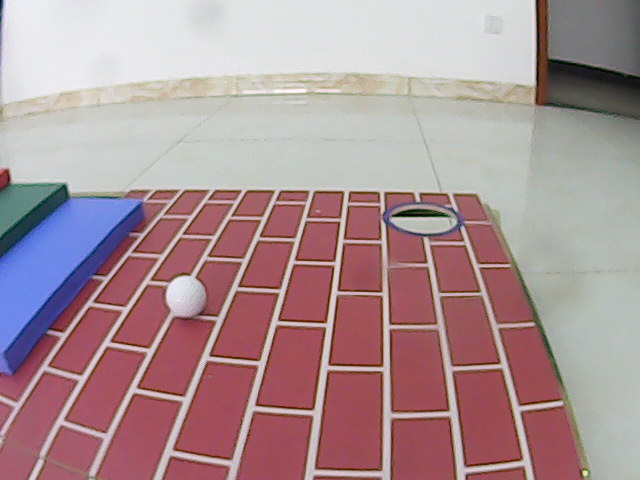
#> input picture images/task5/1.jpg, 640 x 480 px, found by its file name; its folder holds 4 pictures in this run
$ python detect_ball_upgrade_task5.py
#> lines starting #> are read from the running program, lines starting #| are printed output that depends on the picture; after the words box and inside, x2 and y2 are one past the last pixel; in counts of white or black regions, pixels touching at a corner belong together
#> further down, readimg is the input picture: shape (480, 640, 3); mean B, G, R 149, 145.2, 170.8
'''
日期:20240606
修改人员:流明Lumen
内容:标准赛踢小球
功能说明:去除图中直线和白色背景识别小球，返回小球圆心坐标
'''

import cv2
import numpy as np
import math

whiteLower = (0,0,130)
whiteUpper = (179,67,255)

# 输入值：图片，识别圆的最小半径范围和最大半径范围
def detect_Ball_upgrade(readimg, minRadius, maxRadius):

    # 最后要返回的坐标
#> called with minRadius = 0, maxRadius = 100
    ball = list()

    # 常规操作，变灰度图，然后再模糊
    hsvimg = cv2.cvtColor(readimg, cv2.COLOR_BGR2HSV)
#> hsvimg: shape (480, 640, 3); mean H, S, V 97.4, 61.6, 177.4
    blurimg = cv2.GaussianBlur(hsvimg, (5,5), 0)
#> blurimg: shape (480, 640, 3); mean H, S, V 97.4, 61.6, 177.4

    # 二值化操作
    binaryimg = cv2.inRange(blurimg, whiteLower, whiteUpper)
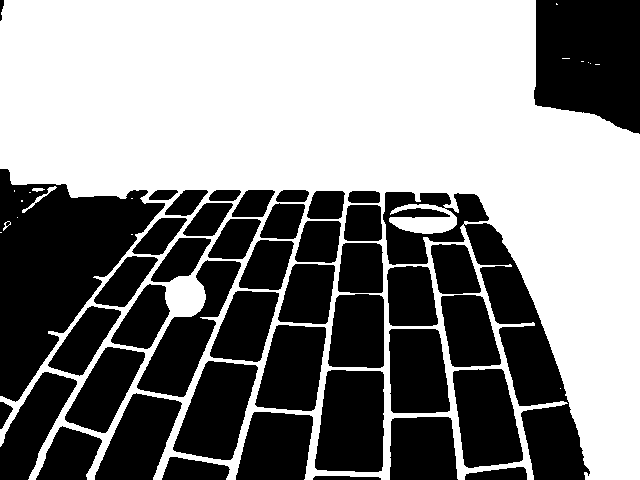
#> binaryimg: shape (480, 640); 52.9% white; 45 black regions, largest, box (x1, y1, x2, y2) and area: (0, 169, 165, 402) 19251, (383, 192, 590, 480) 15147, (534, 0, 640, 134) 12135

    # 这一个kernel用于去除地上的白线
    # 白线有横有纵，所以用11*11的kernel进行去除
    kernel1 = cv2.getStructuringElement(cv2.MORPH_RECT,(11,11))

    # 去除地上的白线
    removelineimg = cv2.morphologyEx(binaryimg, cv2.MORPH_OPEN, kernel1)
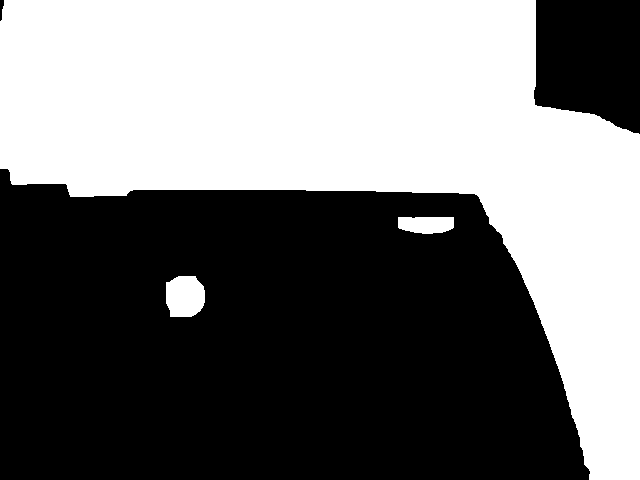
#> removelineimg: shape (480, 640); 45.7% white; 3 white regions, box (x1, y1, x2, y2) and area: (0, 0, 640, 480) 138255, (166, 276, 205, 317) 1377, (398, 217, 454, 234) 836

    # 这一个kernel用于去除各种杂点
    kernel2 = cv2.getStructuringElement(cv2.MORPH_RECT, (3,3), (-1,-1))

    # 这两步用于去除杂点，让图像更干净
    removelineimg = cv2.morphologyEx(removelineimg, cv2.MORPH_CLOSE, kernel2, (-1,-1))
#> removelineimg: shape (480, 640); 45.7% white; 3 white regions
    removelineimg = cv2.morphologyEx(removelineimg, cv2.MORPH_OPEN, kernel2, (-1,-1))

    # 找边缘
    contours, hierarchy = cv2.findContours(removelineimg, cv2.RETR_EXTERNAL, cv2.CHAIN_APPROX_SIMPLE)
#> contours = 3 contours; box (x1, y1, x2, y2) and area: (0, 0, 640, 480) 137212, (166, 276, 205, 317) 1312, (398, 217, 454, 234) 770


    # 用contours进行筛选
    for cnt in contours:

        # 接下来的每一步都是筛选

        # len(cnt)代表cnt中点的个数，这一步是为了筛选过少的点连起来的杂区域
        # 本质也利用了contours的存储结构，也就是存储轮廓顺序，之后存储点的序号，然后是xy值
        # 如果点的序号比5个还少（5个看似很少，其实是因为SIMPLE模式下会压缩一些点的存储，比如一条直线只会保留首尾两个点）
        # 那就说明是个杂区域
        if len(cnt) < 5:
            continue

        # 筛选适合的区域，也就是只要某个半径面积范围内的区域
        area = cv2.contourArea(cnt)
        if area < (minRadius**2) * math.pi or area > (maxRadius**2) * math.pi:
            continue

        # 计算轮廓cnt的周长
        arc_length = cv2.arcLength(cnt, True)

        # 算出区域的周长
        radius = arc_length / (2 * math.pi)

        # 通过周长反算出半径后，卡掉多余的圆
        if not (minRadius < radius and radius < maxRadius):
            continue

        # 用于拟合轮廓为一个椭圆，为后续检测长宽比进行参考
        ellipse = cv2.fitEllipse(cnt)

        # 计算长宽比，也就是a/b的大小
        ratio = float(ellipse[1][0]) / float(ellipse[1][1])

        # 如果这个长宽比在0.9-1.1之间的话，就说明这个区域十分接近圆形，可以进行角点的计算
        # 这里可能有一点bug也就是偏相机边缘的部分会因为镜头的变形而导致识别不出来
        # 所以将比值调试为0.7-1.1
        if ratio > 0.7 and ratio < 1.1:

            # 为什么要找角点？因为现在还有可能识别出来是正方形
            corner = cv2.approxPolyDP(cnt, 0.02 * arc_length, True)
            cornerNum = len(corner)

            # 如果顶点数大于4个就被认为是圆形
            if cornerNum > 4:
                ball.append(ellipse)
#> this loop made 3 passes
#> (area, arc_length, radius, ellipse, ratio, cornerNum) on pass 1: (1312.5, 139, 22.12, ((184.6, 295.8), (40.06, 43.29), 6.56), 0.926, 7)
#> (area, arc_length, radius, ellipse, ratio) on pass 2: (770, 135.8, 21.61, ((427.2, 223.8), (17.38, 61.71), 89.36), 0.282)
#> after the loop, ball = [((184.6, 295.8), (40.06, 43.29), 6.56)]


    # 检测区
    # cv2.imshow("removelineimg",removelineimg)
    # cv2.waitKey(0)

    return ball


if __name__ == '__main__':

    # 这是用于储存坐标的txt,到时候要换成输入检测的代码
    file  = open("images/task5/detect_ball_upgrade.txt","w")

    for i in range(1,6):

        # 储存答案
        ans = []

        # 打开的图片
        filename = "images/task5/%d.jpg"%i

        # 读取图片
        readimg = cv2.imread(filename=filename)

        # 用于检测的图片，这些后面要删除
        testimg = readimg.copy()

        # 主检测程序
        ans = detect_Ball_upgrade(readimg, 0, 100)
#> ans = [((184.6, 295.8), (40.06, 43.29), 6.56)]

        # print(ans)

        # 输入答案到文件中
        print(ans,file=file)

        # 检测程序
        for circle in ans:
            cv2.circle(testimg, (int(circle[0][0]), int(circle[0][1])), int(20), (0, 255, 0), thickness=2)
#> this loop made 1 pass
#> circle on pass 1: ((184.6, 295.8), (40.06, 43.29), 6.56)
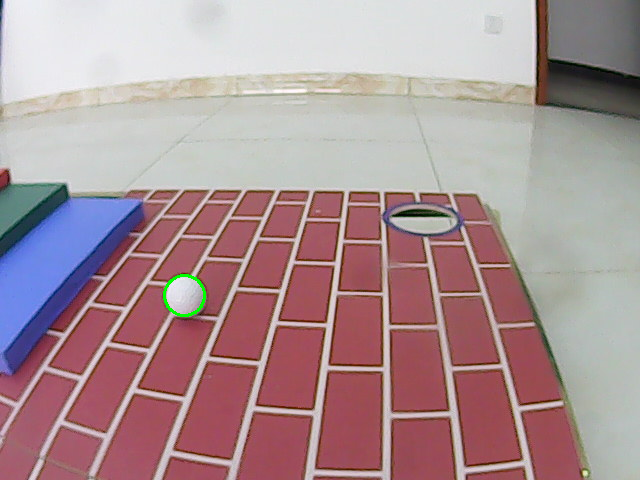
#> testimg: shape (480, 640, 3); 0.12% of pixels changed, all inside (x1, y1, x2, y2) = (163, 274, 206, 317)

        cv2.imshow("circles",testimg)
        cv2.waitKey(2000)
#> pass 2 of the loop `for i in range(1,6):`:
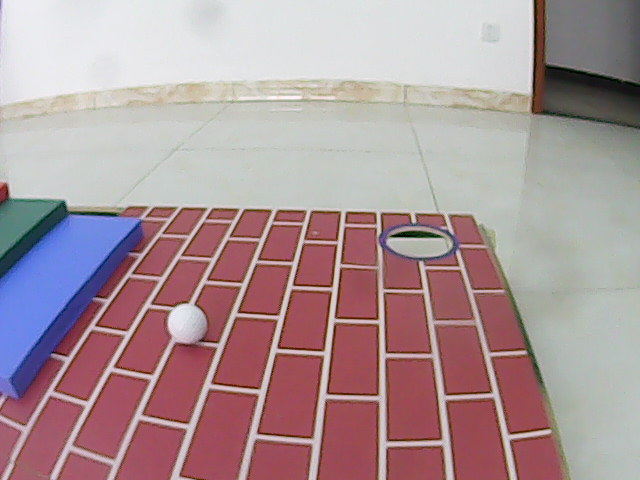
#> input picture images/task5/2.jpg, 640 x 480 px, found by its file name
#> readimg is the input picture: shape (480, 640, 3); mean B, G, R 152.5, 148.7, 171.1
#> hsvimg: shape (480, 640, 3); mean H, S, V 94.5, 57.9, 178.4
#> blurimg: shape (480, 640, 3); mean H, S, V 94.6, 57.9, 178.4
#> in detect_Ball_upgrade (call 2), `binaryimg = cv2.inRange(blurimg, whiteLower, whiteUpper)`:
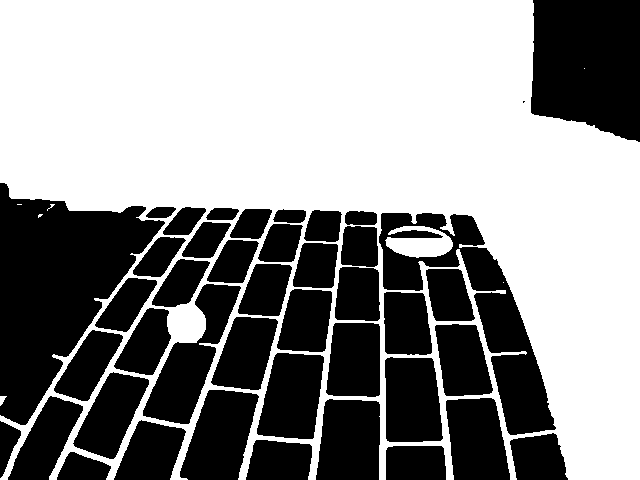
#> binaryimg: shape (480, 640); 56.2% white; 43 black regions (1 under 20 px), largest, box (x1, y1, x2, y2) and area: (0, 183, 165, 425) 20999, (531, 0, 640, 142) 13523, (379, 213, 556, 435) 11610
#> kernel2 = [[1, 1, 1], [1, 1, 1], [1, 1, 1]]
#> contours = 3 contours; box (x1, y1, x2, y2) and area: (0, 0, 640, 480) 149737, (167, 304, 206, 343) 1228, (390, 238, 451, 257) 974
#> the loop in detect_Ball_upgrade (call 2), `for cnt in contours:` made 3 passes
#> (area, arc_length, radius, ellipse, ratio, cornerNum) on pass 1: (1228.5, 135, 21.49, ((185.8, 323.2), (38.9, 41.85), 173.7), 0.929, 7)
#> after the loop in detect_Ball_upgrade (call 2), `for cnt in contours:`: ball = [((185.8, 323.2), (38.9, 41.85), 173.7)]
#> the loop `for circle in ans:` made 1 pass
#> circle on pass 1: ((185.8, 323.2), (38.9, 41.85), 173.7)
#> after the loop `for circle in ans:`:
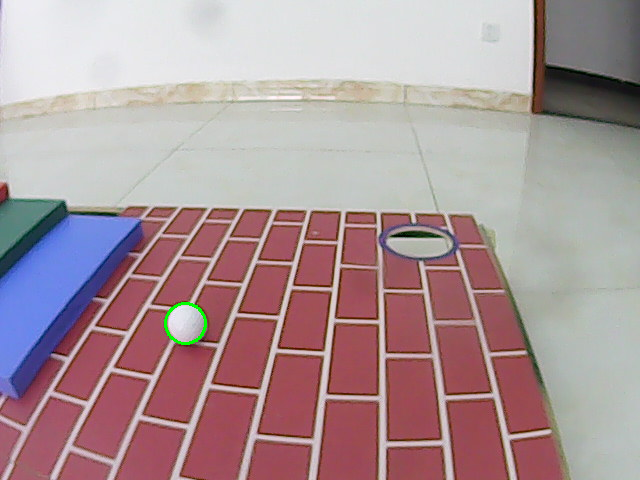
#> testimg: shape (480, 640, 3); 0.12% of pixels changed, all inside (x1, y1, x2, y2) = (164, 302, 207, 345)
#> pass 3 of the loop `for i in range(1,6):`:
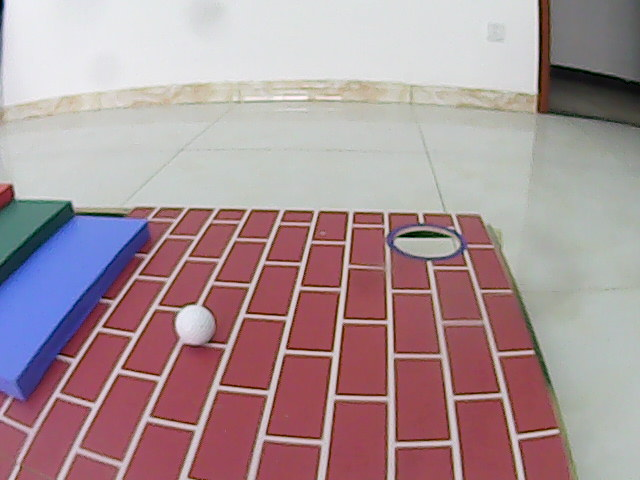
#> input picture images/task5/3.jpg, 640 x 480 px, found by its file name
#> readimg is the input picture: shape (480, 640, 3); mean B, G, R 151.1, 146.9, 169.2
#> hsvimg: shape (480, 640, 3); mean H, S, V 94.9, 59.9, 177
#> blurimg: shape (480, 640, 3); mean H, S, V 94.9, 59.9, 177
#> in detect_Ball_upgrade (call 3), `binaryimg = cv2.inRange(blurimg, whiteLower, whiteUpper)`:
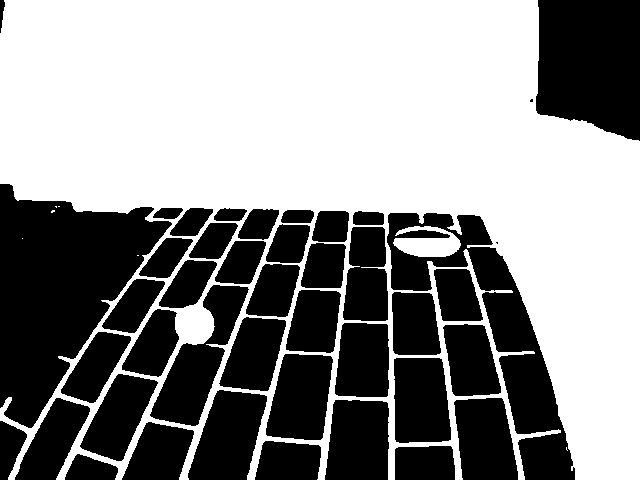
#> binaryimg: shape (480, 640); 55.6% white; 43 black regions (2 under 20 px), largest, box (x1, y1, x2, y2) and area: (0, 184, 172, 428) 22644, (387, 213, 575, 480) 13795, (536, 0, 640, 141) 12801
#> contours = 3 contours; box (x1, y1, x2, y2) and area: (0, 0, 640, 480) 148282, (175, 305, 214, 344) 1230, (398, 238, 459, 257) 972
#> the loop in detect_Ball_upgrade (call 3), `for cnt in contours:` made 3 passes
#> (area, arc_length, radius, ellipse, ratio, cornerNum) on pass 1: (1229.5, 135, 21.49, ((193.8, 324.2), (39.51, 40.7), 157.6), 0.971, 7)
#> after the loop in detect_Ball_upgrade (call 3), `for cnt in contours:`: ball = [((193.8, 324.2), (39.51, 40.7), 157.6)]
#> the loop `for circle in ans:` made 1 pass
#> circle on pass 1: ((193.8, 324.2), (39.51, 40.7), 157.6)
#> after the loop `for circle in ans:`:
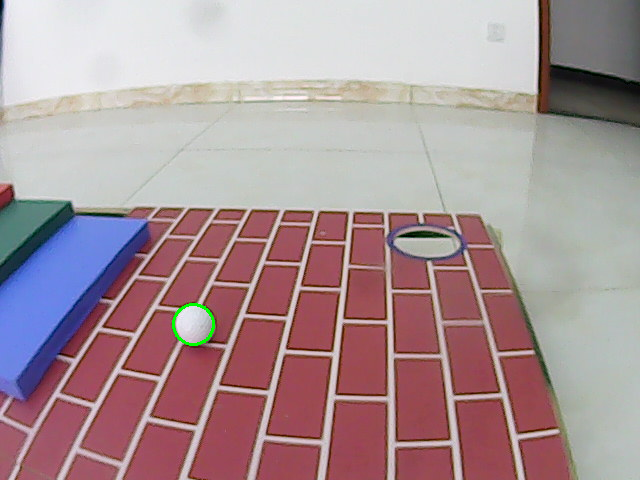
#> testimg: shape (480, 640, 3); 0.12% of pixels changed, all inside (x1, y1, x2, y2) = (172, 303, 215, 346)
#> (the run stopped early here; a loop or call above may not have finished)
